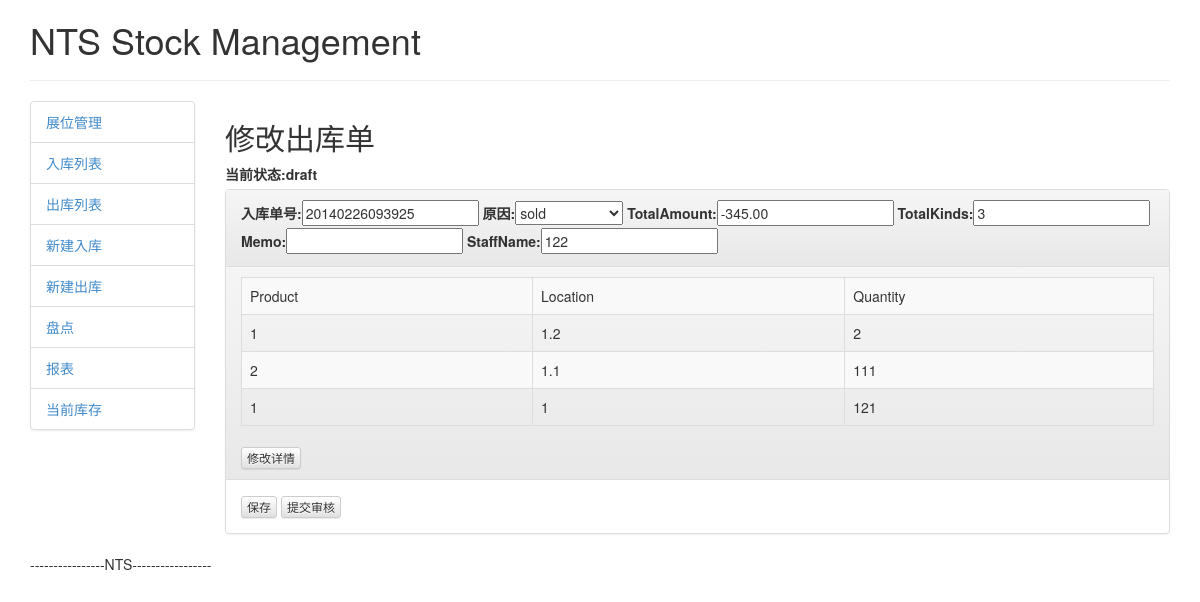
Page /stockmanage/stockbill/stockout/edit/779b69dc-4c32-4f22-bf3f-f66e03d6dbe8/ on the earlier database version.
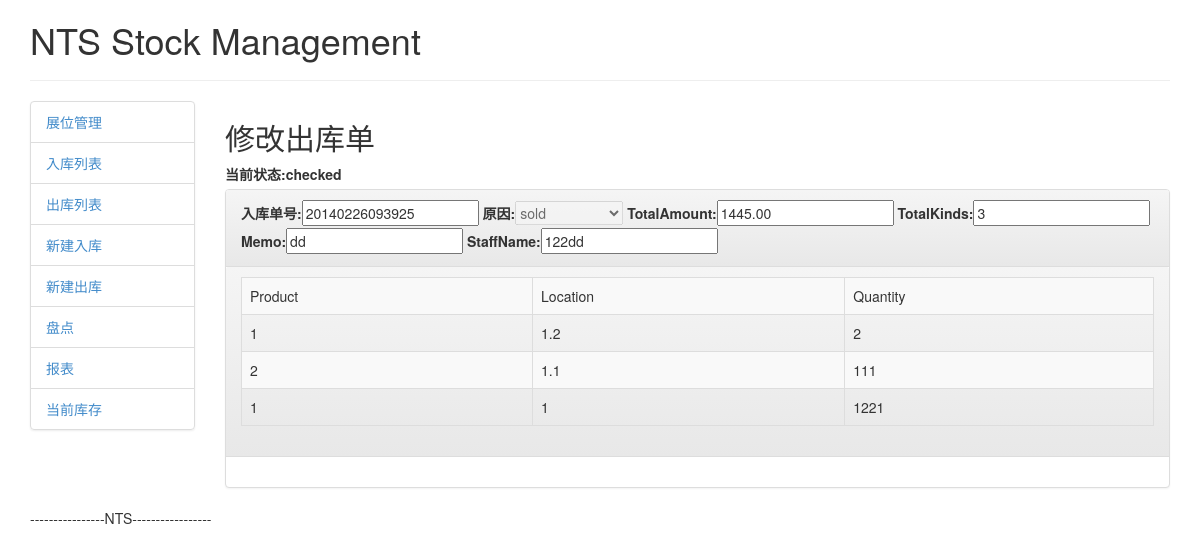
Same page on the later database version.
### stockmanage/models.py (models this page shows, shortened)
class BillBase(models.Model):
    id=UUIDField(primary_key=True)#use uuid instead of autoincreament, to allow asigning an id to the object before saved into database
    BillNo=CharField(max_length=100,default=datetime.now().strftime('%Y%m%d%H%M%S'))
    BillTime=DateTimeField(auto_now_add=True)
    state_draft='draft' # saved for future change. not complete
    state_applied='applied'# appled for checking. can't change anymore
    state_checked='checked'# ok
    State_Choices=((state_draft,'draft'),(state_applied,'applied'),
                    (state_checked,'checked'))
    BillState=CharField(max_length=10,choices=State_Choices,default=state_draft)
    Creator=ForeignKey(User)
    StaffName=CharField(max_length=50,null=True,blank=True)
    Memo=CharField(max_length=1000,null=True,blank=True)

class StockBill(BillBase):
    BillType_Choices=(('in','stock in'),('out','stock out'))
    BillType=CharField(max_length=5, choices=BillType_Choices,default='in')
    Reason_Choices=(('in',
                         (
                          ('buy','buy'),
                          ('return','return back'),
                          ('inventory_profit','inventory profit'),
                          ('repaired','repaired'),
                          ('others','others')
                          )
                         ),
                        ('out',
                         (
                          ('sold','sold'),
                          ('borrowed','borrowed out'),
                          ('inventory_loss','inventory loss'),
                          ('damage','damage'),
                          ('others','others')
                          )
                         )
                        )
    BillReason=CharField(max_length=20,choices=Reason_Choices,default='buy')
    TotalAmount=DecimalField(max_digits=10,decimal_places=2,default=0)
    TotalKinds=IntegerField(default=0)
    def generat_detail_to_formatedtext(self):
        return [x.product.NTSCode+','+str(x.Quantity)+','+x.location.LocationCode
                            for x in self.stockbilldetail_set.all()]

class StockBillDetail(models.Model):
    stockbill=ForeignKey(BillBase,null=True)
    product=ForeignKey(Product)
    location=ForeignKey(StockLocation)
    Quantity=IntegerField()

class Product(models.Model):
    id=UUIDField(primary_key=True)
    CategoryCode=CharField(max_length=255)
    CreateTime=DateTimeField('CreateTime',blank=True,default=datetime.now())
    LastUpdateTime=DateTimeField(blank=True,default=datetime.now())
    ModelNumber=CharField(max_length=255)
    SupplierCode=CharField(max_length=255)
    NTSCode=CharField(max_length=255)
    OrderAmountMin=DecimalField(max_digits=10,decimal_places=2)
    PriceOfFactory=CharField(max_length=255,default='0')
    ProductionCycle=DecimalField(max_digits=10,decimal_places=2)
    State=IntegerField(default=0)
    TaxRate=DecimalField(max_digits=10,decimal_places=2)
    PriceDate=CharField(max_length=255)
    PriceValidPeriod=CharField(max_length=255)
    MoneyType=CharField(max_length=255)
    ImageState=CharField(max_length=255)
    SyncState=IntegerField(default=0)
    SyncTime=DateTimeField(blank=True,null=True)
    ProductCode=CharField(max_length=255)
    ModelNumber_Original=CharField(max_length=255)
    def GetName(self,language):
        languageset=self.productlanguage_set.all()
        matches=[x for x in languageset if x.Language==language]
        if len(matches)==0:
            raise Exception('product {0} has no  language {1} version, its invalid,they are:{2}'.format(self.id,language,[str(x)+'|' for x in languageset]))
        elif len(matches)>1:
            raise Exception('product  has more than one ('+str(self.id)+') language versions, it is invalid')
        else:
            return matches[0].Name
    class Meta:
        db_table="product"
    def __str__(self):
        return self.GetName('en')#Productlanguage.LanguageChoices[0])

class Productlanguage(models.Model):
    id=UUIDField(primary_key=True)
    Memo=CharField(max_length=255)
    Name=CharField(max_length=255)
    PlaceOfDelivery=CharField(max_length=255)
    PlaceOfOrigin=CharField(max_length=255)
    ProductDescription=TextField()
    ProductParameters=TextField()
    Unit=CharField(max_length=255)
    LanguageChoices=[('en','en'),('zh','zh')]
    Language=CharField(max_length=2,choices=LanguageChoices,default='en')
    theproduct=ForeignKey(Product)
    class Meta:
        db_table='productlanguage'

class StockLocation(models.Model):
    LocationCode=CharField(max_length=20)
    Name=CharField(max_length=20)
    Description=CharField(max_length=200)
    ParentLocation=ForeignKey('self',db_column='parentlocation',blank=True,null=True)
    stocks=ManyToManyField(ProductStock)
    def __str__(self):
        return self.LocationCode

### stockmanage/views.py (the view)
# urls.py: ,url(r'^stockbill/stockout/edit/(?P<bill_id>[^/]+)/',views.stockbill_stockout_edit,name='stockbill_stockout_edit' )
def stockbill_stockout_edit(request,bill_id):
    return stockbill_edit(request,'out',bill_id,'.')

### stockmanage/forms.py (shortened to what this page needs)
class StockBillForm(ModelForm):
    BillNo=forms.CharField(label='入库单号')
    def __init__(self, *args, **kwargs):
        super(StockBillForm, self).__init__(*args, **kwargs)
        instance = getattr(self, 'instance', None)
        self.fields['BillReason']=forms.CharField(max_length=100,label='原因',
                                                  widget=forms.Select(
                                                choices=StockBill.Reason_Choices[0 if instance.BillType=='in' else 1][1]))
        self.fields['TotalAmount'].widget.attrs['readonly'] = True
        self.fields['TotalKinds'].widget.attrs['readonly'] = True
        if instance and  instance.BillState!=instance.state_draft:
            self.fields['BillNo'].widget.attrs['readonly'] = True
            self.fields['BillReason'].widget.attrs['disabled'] ='disabled'
            self.fields['Memo'].widget.attrs['readonly'] = True
            self.fields['StaffName'].widget.attrs['readonly'] = True
    class Media:
        js=('stockbill.js',)
        css={'all':('css/stockbill.css',)}
    class Meta:
        model=StockBill
        fields =['BillNo','BillReason','TotalAmount','TotalKinds','Memo','StaffName']

### stockmanage/templates/stockmanage/stockbill_edit.html (shortened to what this page needs)
{% extends "stockmanage/base.html" %}
{%load staticfiles%}
{%block header%}
<link rel="stylesheet" type="text/css"  href="{%static 'stockmanage/css/stockbill.css'%}" media='screen,projector'/>
{%endblock%}
{%block content_title%}
{%if bill.id%}修改{%else%}创建{%endif%}{%ifequal bill.BillType 'in' %}入{%else%}出{%endifequal%}库单
{%endblock%}
{%block content%}
<label>当前状态:{{bill.BillState}}</label>
<form method="post" id='fm_bill' action="{{action}}">
	<div id='billeditor'>
		<div class="panel panel-default">
			<div class="panel-heading">
				{{form}}
			</div>
			{%if bill.id%}<div class="panel-heading">
				{%include 'stockmanage/widget_stockbilldetaillist.html'%}
				{%if bill.BillState == 'draft'%}
				<button type="button" class="btn btn-default btn-xs" data-toggle="modal" data-target="#myModal">
修改详情</button>
{%endif%}
			</div>
			{%endif%}
			<div class="panel-body">
				<div>
					{%ifequal bill.BillState 'draft'%}
					<input class="btn btn-xs btn-default" type="submit" name="savedraft" value="保存" />
					{%if bill.id%}
					<input id='btn_apply' onclick="javascript:return confirm('提交之后,将进入库存,单据不可再修改.确定提交?')" class="btn btn-xs btn-default" type="submit" name="apply" value="提交审核" />
					{%endif%}
					{%endifequal%}
				</div>
			</div>
		</div>
	</div>
</form>
{%endblock%}

### stockmanage/templates/stockmanage/widget_stockbilldetaillist.html
{%if bill.stockbilldetail_set.all%}
<div class="table-responsive">
<table class="table table-bordered table-striped">
	<tr>
		<td>Product</td><td>Location</td><td>Quantity</td>
	</tr>
	{%for detail in  bill.stockbilldetail_set.all%}
	<tr>
		<td>{{detail.product}} </td><td> {{detail.location}} </td>
		<td> {{detail.Quantity}} </td>
	</tr>
	{%endfor%}
</table></div>
{%else%}
<p>没有数据</p>
{%endif%}

Differences in the rows shown:
no longer on this page (row edited): StockBillDetail: product "1", location "1", Quantity "121"
changed BillBase: BillState "draft" → "checked"; Memo (not shown) → "dd"; StaffName "122" → "122dd"
changed StockBill "sold": TotalAmount "-345.00" → "1445.00"
added StockBillDetail: product "1", location "1", Quantity "1221"
Other differences:
form field savedraft: "保存" → (not shown)
form field apply: "提交审核" → (not shown)
text no longer shown: "修改详情"
